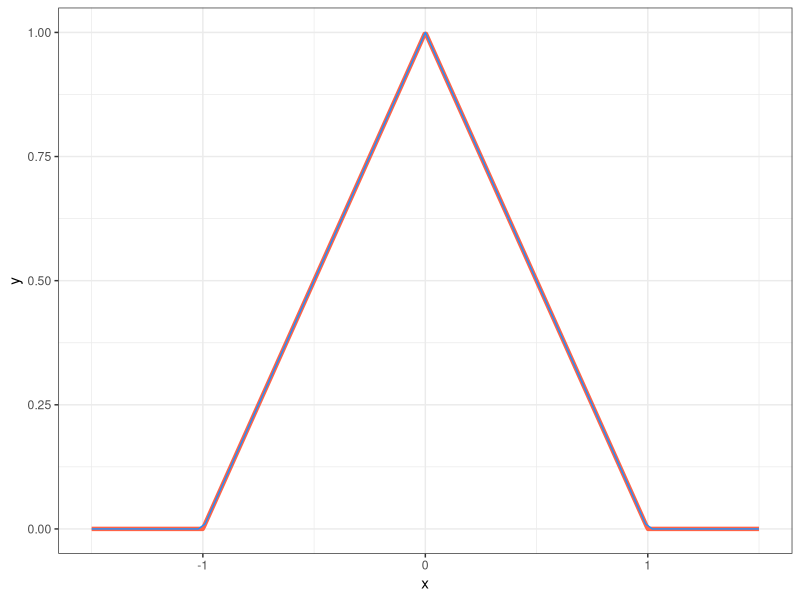
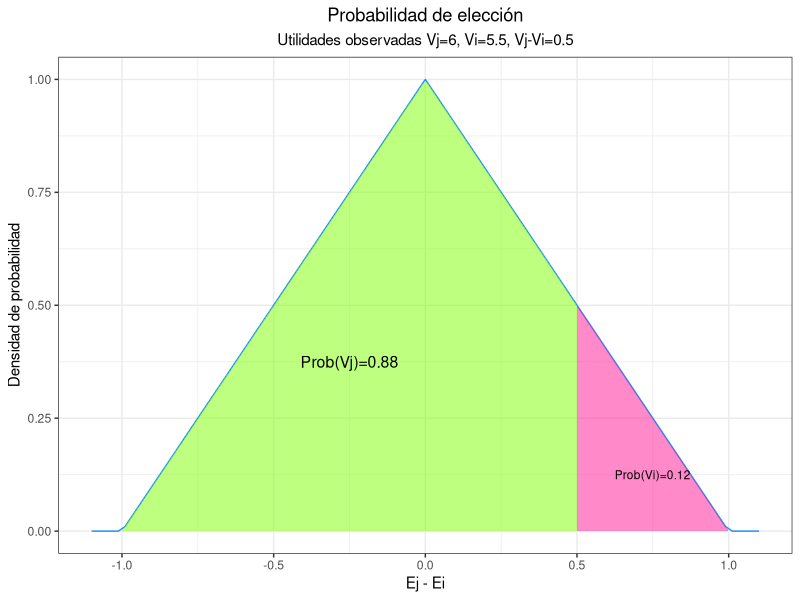

Recreate these plots in R, in order.
## ---- chunk 1
knitr::opts_chunk$set(echo = TRUE)

library(tidyverse)
## ---- chunk 2

f_den <- function(x, B=1){
  if(x>=-B & x<=0){
    y <- 1/B^2 *x +1/B
  }else if(x>0 & x<=B){
    y <- -1/B^2 *x +1/B
}else{
    y <- 0
}
  return(y)
}

fv_den <- Vectorize(f_den, "x")

f_dis <- function(x, B=1){
  if(x<(-1)*B){
    y <- 0}else if(x>=-B & x<=0){
    y <- (x+B)*(fv_den(x)/2)
  }else if(x>0 & x<=B){
    y <- 1- (B-x)*fv_den(x)/2
} else{
    y <- 0
}
  return(y)
}


x <- seq(-1.5, 1.5, length.out=500)
y <- sapply(x, f_den)

ggplot()+
  geom_line(aes(x,y), color="tomato", , linewidth=1.5)+
  geom_function(fun = fv_den, color="dodgerblue", linewidth=0.5)+
  xlim(-1.5, 1.5)+
  theme_bw()

## ---- chunk 3
decision <- function(Vj, Vi, B=1){
  Vji <- Vj-Vi
  PVj <- f_dis(Vji)
  PVi <- 1 - PVj #Declararlo para saber a cuánto equivale
  
#Centro horizontal del área sombreada y no sombreada
Centro_sombreada_h <- (-B +Vji)/2
Centro_nsombreada_h <- (Vji+B)/2

#Centro vertical del área sombreada y no sombreada
Centro_sombreada_v <- fv_den(Centro_sombreada_h)/2
Centro_nsombreada_v <- fv_den(Centro_nsombreada_h)/2

  ggplot()+
  geom_function(fun = fv_den, color="dodgerblue", linewidth=0.5, xlim=c(-B-0.1, B+0.1))+
  stat_function(fun = fv_den, geom= "area", fill="chartreuse", alpha=0.5, xlim=c(-B, Vji))+ 
  stat_function(fun = fv_den, geom = "area", fill = "deeppink", alpha = 0.5, xlim = c(Vji, B))+
  
    geom_text(aes(x=Centro_sombreada_h, y=Centro_sombreada_v), label=paste0("Prob(Vj)=", round(PVj,2)), size=4)+
  geom_text(aes(x=Centro_nsombreada_h, y=Centro_nsombreada_v), label=paste0("Prob(Vi)=", round(PVi,2)), size=3)+
  labs(title="Probabilidad de elección", 
       subtitle = "Utilidades observadas Vj=6, Vi=5.5, Vj-Vi=0.5",
       x="Ej - Ei", 
       y= "Densidad de probabilidad")+
  theme_bw()+
    theme(plot.title = element_text(hjust = 0.5),
          plot.subtitle = element_text(hjust = 0.5))
  
  
}


decision(Vj=6, Vi=5.5)
